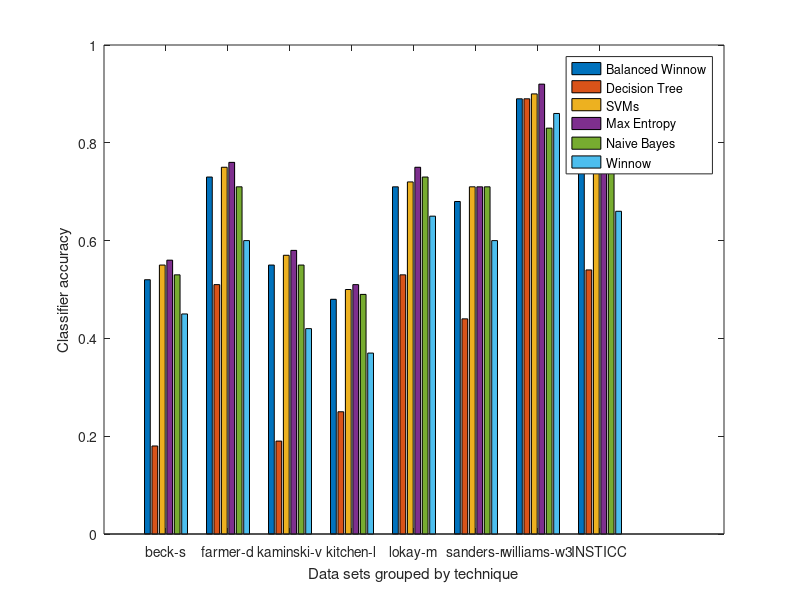

The MATLAB script that drew this image:
becks = [.52 .18 .55 .56 .53 .45]
farmerd = [.73 .51 .75 .76 .71 .60]
kaminskiv = [.55 .19 .57 .58 .55 .42]
kitchenl = [.48 .25 .5 .51 .49 .37]
lokaym = [.71 .53 .72 .75 .73 .65]
sandersr = [.68 .44 .71 .71 .71 .6]
williamsw3 = [.89 .89 .9 .92 .83 .86]
insticc = [.80 .54 .81 .82 .77 .66]

x = [becks; farmerd; kaminskiv; kitchenl; lokaym; sandersr; williamsw3; insticc]
bar(x)

xlabel('Data sets grouped by technique');
ylabel('Classifier accuracy');

xtick = {'beck-s', 'farmer-d', 'kaminski-v', 'kitchen-l', 'lokay-m', 'sanders-r', 'williams-w3', 'INSTICC'}
set(gca, 'XTickLabel', xtick); 

legend('Balanced Winnow', 'Decision Tree', 'SVMs', 'Max Entropy', 'Naive Bayes', 'Winnow')
